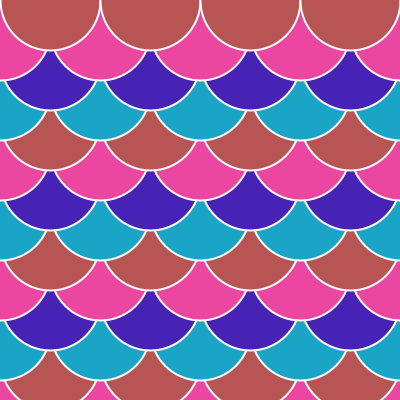
Frame 1 (no input)
Frame 60 (the mouse pressed at the canvas centre just before this capture): identical to frame 1, image omitted
Frame 120 (the mouse held since frame 60 and released just before this capture): identical to frame 1, image omitted

The Processing sketch that drew this single still picture (run headless with seeded random() and noise(); from frame 60 on, the mouse is pressed at the canvas centre):

// Processing sketch: Morales_01
// ── Morales_01.pde

void setup(){
 size(400,400);
 background(255);
 strokeWeight(2);
 stroke(255);
 }
  void draw(){
  for( int i=0; i<5; i++){
   fill(235,70,160);//rosado brillante
   ellipse(i*100,390,100,100);}
   
  for(int i=0; i<5; i++){
   fill(183,85,85); //rosado opaco
   ellipse(i*100+50,360,100,100);}
   
 for( int i=0; i<5; i++){
   fill(26,165,198);// color celeste
   ellipse(i*100,330,100,100);}

 for(int i=0; i<5; i++){
   fill(70,35,180);// azul
   ellipse(i*100+50,300,100,100);}
   
 for( int i=0; i<5; i++){
   fill(235,70,160);//rosado brillante
   ellipse(i*100,270,100,100);}
   
 for(int i=0; i<5; i++){
   fill(183,85,85); //rosado opaco
   ellipse(i*100+50,240,100,100);} 
   
for(int i =0; i<5; i++){
  fill(26,165,198);// color celeste
  ellipse(i*100,210,100,100);} 
  
for(int i =0; i<5; i++){
fill(70,35,180); // color azul
 ellipse(i*100+50,180,100,100); 
 }
  
for(int i =0; i<5; i++){
 fill(235,70,160);// rosado brillante
 ellipse(i*100,150,100,100); }
 
for(int i =0; i<5; i++) {
 fill(183,85,85);// rosado opaco
 ellipse(i*100+50,120,100,100); }
 
 for(int i =0; i<5; i++){
  fill(26,165,198);// color celeste
  ellipse(i*100,90,100,100);} 
  
  for(int i =0; i<5; i++) {
 fill(70,35,180); // color azul
 ellipse(i*100+50,60,100,100); }
 
 for(int i =0; i<5; i++){
  fill(235,70,160);// rosado brillante
  ellipse(i*100,30,100,100);}
  
   for(int i =0; i<5; i++) {
 fill(183,85,85);// rosado opaco
 ellipse(i*100+50,0,100,100); }
 
 

 } 
